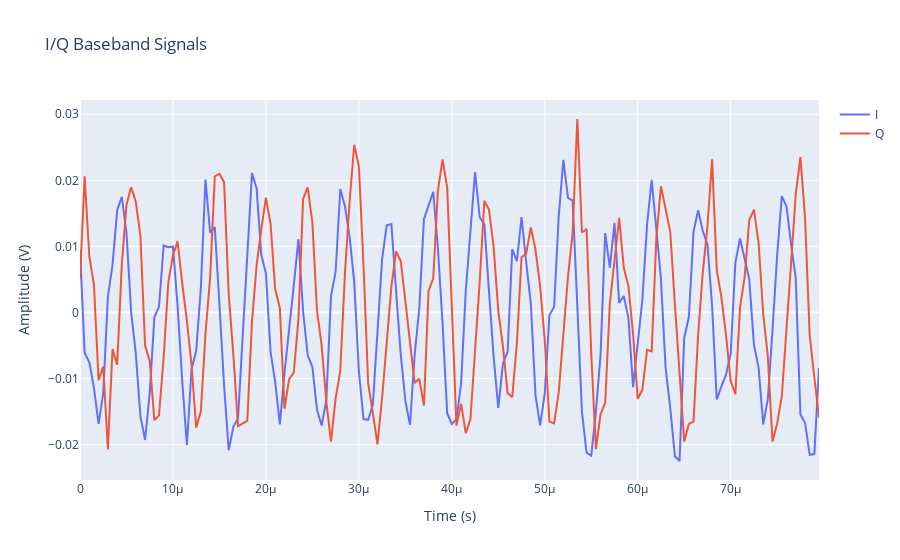

The cell this chart's notebook holds for it:
### Markdown cell above
_Plot the baseband samples_

### Code cell
fig = go.Figure()

fig.add_trace(go.Scatter(
    x=timestamp[0, 0, :],
    y=np.real(baseband[0, 0, :]),
    name='I',
))
fig.add_trace(go.Scatter(
    x=timestamp[0, 0, :],
    y=np.imag(baseband[0, 0, :]),
    name='Q',
))

fig.update_layout(
    title='I/Q Baseband Signals',
    yaxis=dict(title='Amplitude (V)'),
    xaxis=dict(title='Time (s)'),
)

fig.show()

### Figure 1 — Plotly figure (JSON) as saved in the notebook; plotly's stock layout.template omitted (floating-point values rounded to 4 significant figures; data arrays with more than 128 entries replaced by an {"elided": "..."} marker saying what was removed)
{"data": [{"name": "I", "type": "scatter", "x": {"elided": "160 float values"}, "y": {"elided": "160 float values"}}, {"name": "Q", "type": "scatter", "x": {"elided": "160 float values"}, "y": {"elided": "160 float values"}}], "layout": {"title": {"text": "I/Q Baseband Signals"}, "xaxis": {"title": {"text": "Time (s)"}}, "yaxis": {"title": {"text": "Amplitude (V)"}}}}
